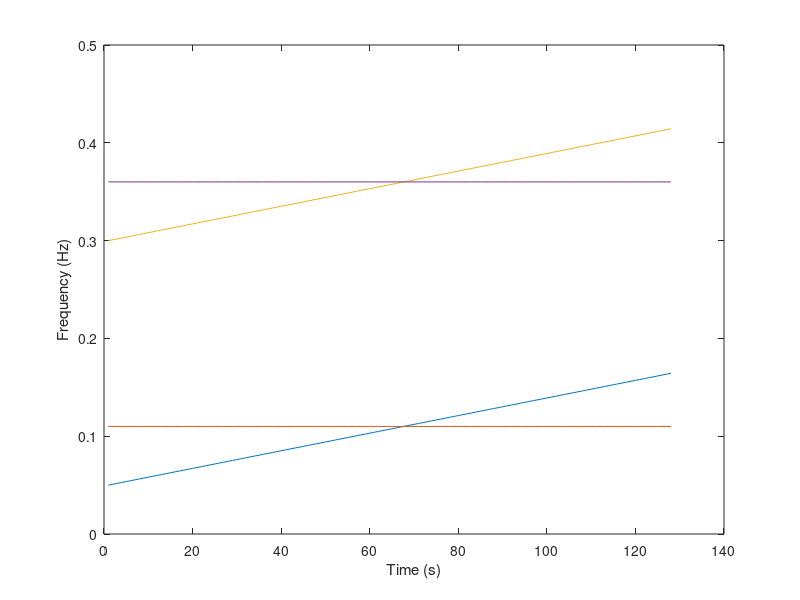

Reproduce this figure in MATLAB. (Note: this script raises an error after producing the figure.)
clear all;
close all;
N_sensors=8;
n=0:127;

%addpath('D:\D\win64_bin\win64_bin');
addpath('D:\tfsa_5-5\windows\win64_bin');
%addpath('E:\Published Papers\DOA estimation of intersecting components 2018\Matlab code');
%addpath('E:\Published Papers\DOA ESTIMATION VITERBI\Multi-sensor IF estimation code');

%crossing componentsi8

s1=exp(2*pi*1i*(0.05*n+0.00045*n.^2));
s2=1*exp(2*pi*1i*(0.11*n-0*0.0004*n.^2));
s3=1*exp(2*pi*1i*(0.3*n+0.00045*n.^2));
s4=1*exp(2*pi*1i*(0.36*n-0*0.0004*n.^2));

perc=0.4;

IF_O(1,:)=0.05+0.0009*n.^1;
IF_O(2,:)=0.11-0*0.001*n.^1;
IF_O(3,:)=0.3+.0009*n;
IF_O(4,:)=0.36-0*0.0008*n;
%IF_O(5,:)=0.35-2*n/(128*8);
%IF_O(6,:)=0.25+2*0.5*n/(128*8);
%IF_O(8,:)=0.2-2*0.5*n/(128*8);

IF_O=IF_O.';
plot(IF_O);
xlabel('Time (s)');
ylabel('Frequency (Hz)');
s = [(s1.') (s2.') (s3.') (s4.') ];%  (s5.') (s6.') (s7.') ];
%s = [(s1.') (s2.') ];


n_sources=4;
s_orig=s;

% set mixing matrix A
%theta = [15,30,50]*pi/180;   % sensor separation angles in radians
%        theta = [-12,0,12]*pi/180;   % sensor separation angles in radians
%theta = [0,10,20,30,40,50,60]*pi/180;   % sensor separation angles in radians
theta = [0,10,20,30]*pi/180;   % sensor separation angles in radians
% set mixing matrix A
%theta = [15,30,50]*pi/180;   % sensor separation angles in radians
%        theta = [-12,0,12]*pi/180;   % sensor separation angles in radians
%theta = [-10,10]*pi/180;   % sensor separation angles in radians
LL=250;
LL=500;
index=0;
delta=2;
num=n_sources;
for SNR=-10:2:10
    %for SNR=-2:2:0
    for ii=1:LL
        
        
        A = exp(1j*pi*[0:N_sensors-1].'*sin(theta));  % mixing matrix A
        
        
        X = A*s.';                             % mixed source
        theta9=round(theta *180/pi);
        % generate noise
        
        sigma = 10^(-SNR/20);
        w = sigma*(randn(N_sensors,length(n)) + 1j*(randn(N_sensors,length(n))))/sqrt(2); % noise
        
        X=X+w;
        
        
        %tic
        for k=0:1
        
            switch k 
                case 0
                    [IFF,ss] = Multi_Sensor_FASTEST_IF(X,N_sensors,65, n_sources, delta,64,0,0,1,length(X));
                    
                case 1
                    
                   % [IFF,ss] = Multi_Sensor_FASTEST_IF_new(X,N_sensors,65, n_sources, delta,64,0,0,4,length(X));
                    [IFF,ss] = Multi_Sensor_FASTEST_IF_new1(X,N_sensors,65, n_sources, delta,64,0,0,1,length(X));

                    
            end
                    
        
        
        %toc
        clear a;
        for iii=1:n_sources
            for jjj=1:N_sensors
                a(jjj,:)=ss(jjj,iii,:);
            end
            theta1=-90:0.5:90;
            
            p=TMMUSIC(cov(a.'), 2, N_sensors, 1, 1, theta1');
           % figure; plot(p);
            [x,y]=max(p);
            y1(iii)=y(1)/2;
        end
        
        y1=y1-90;
        
        
                    msee=0.1*ones(1,num);

        for ii22=1:num
            
            t=1:128;
            IF=IFF(ii22,:);%/length(X);
            t=t(5:end-5);
            for i=1:num
                c(i)=sum(abs(IF(t)'-IF_O(t,i)).^2);
            end
            [a1, b1]=min(c);
            if msee(b1)>=a1(1)/length(X)
                msee(b1)=a1(1)/length(X);
            end
            
        end
        
        switch k
            case 0
                mseeIF_old(ii)=mean(msee);
                mmssee_old(ii)=mean((sort(y1/10)-sort(theta9/10)).^2);
            case 1
                mseeIF_new(ii)=mean(msee);
                mmssee_new(ii)=mean((sort(y1/10)-sort(theta9/10)).^2);
            
        end
        
        end
    end
    index=index+1;
    %mean(mmssee)
    snr_mse_new(index)=mean(mmssee_new);
    snr_mse_old(index)=mean(mmssee_old);
  
    
    IF_mse_new(index)=mean(mseeIF_new)
    IF_mse_old(index)=mean(mseeIF_old)
    
    
end

%SNR=-10:2:0;
SNR=-10:2:10;
% FROM SIMULATION DONE in "Novel direction of arrival estimation using
% spatial adaptive"
%snr_mse_sadtfd=[0.4418    0.0994    0.0615    0.0414    0.0272    0.0204];
plot(SNR,10*(log10(snr_mse_old)),'--md','linewidth',2);
hold on;
plot(SNR,10*(log10(snr_mse_new)),'r','linewidth',3);
hold on;
xlabel('Signal to Noise Ratio');
ylabel('Mean Square Error (dB)');
legend('FAST-IF','Spatial Spectrum and FAST-IF');
title('DOA estimation accuracy');
%legend('The Proposed Method','Time-frequency Music','DOA based on IF estimation using ridge tracking');


SNR=-10:2:10;
figure;
% FROM SIMULATION DONE in "Novel direction of arrival estimation using
% spatial adaptive"
%snr_mse_sadtfd=[0.4418    0.0994    0.0615    0.0414    0.0272    0.0204];
plot(SNR,10*(log10(IF_mse_old)),'--md','linewidth',2);
hold on;
plot(SNR,10*(log10(IF_mse_new)),'r','linewidth',3);
hold on;
xlabel('Signal to Noise Ratio');
ylabel('Mean Square Error (dB)');
legend('FAST-IF','Spatial Spectrum and FAST-IF');
title('IF estimation accuracy');



